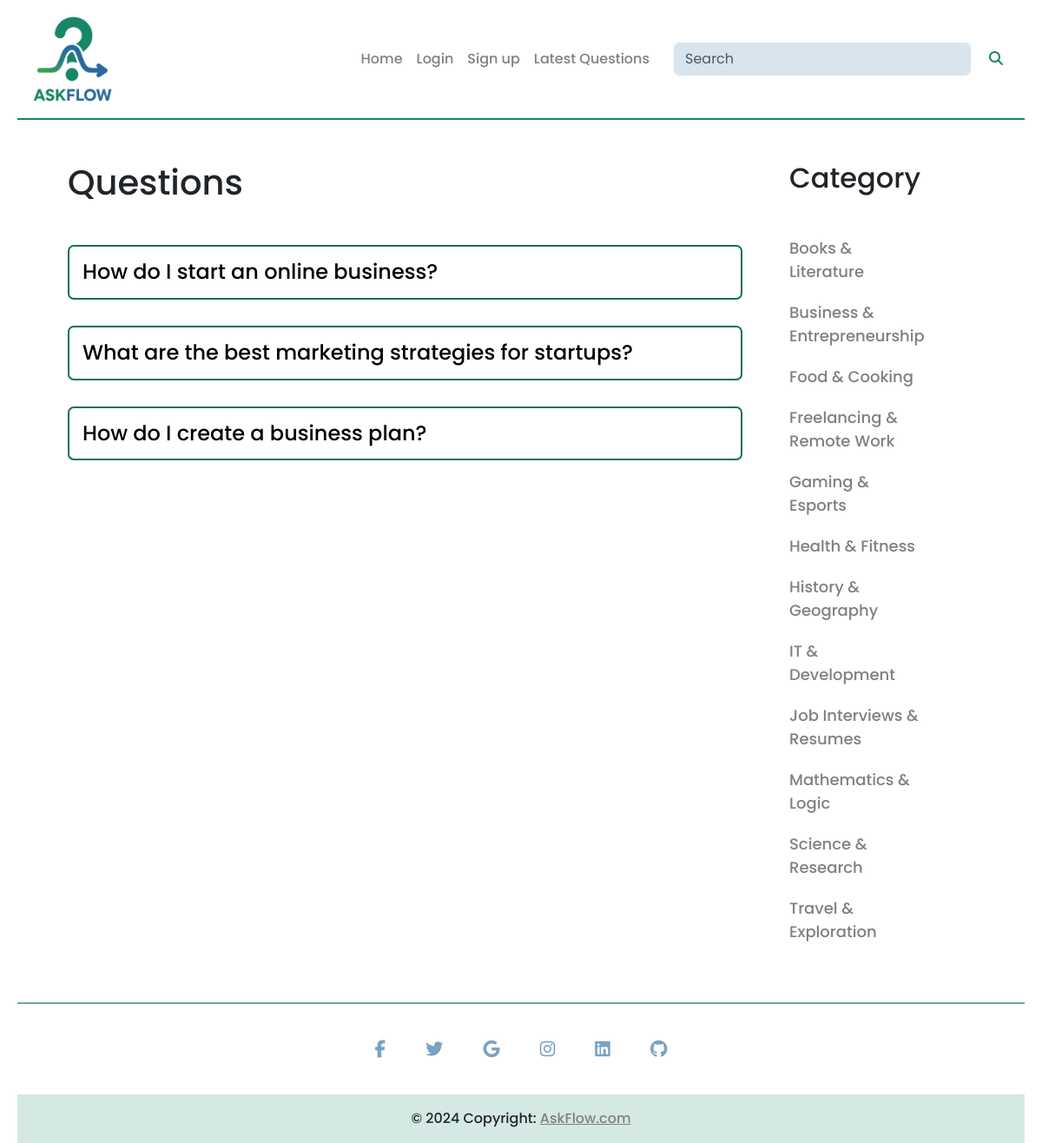
The page /?category-id=13 on the database its author committed.
### tables this page shows
CREATE TABLE `questions` (
  `id` int(11) NOT NULL,
  `title` varchar(100) NOT NULL,
  `description` varchar(300) NOT NULL,
  `category_id` int(100) NOT NULL,
  `user_id` int(100) NOT NULL
);

CREATE TABLE `categories` (
  `id` int(11) NOT NULL,
  `name` varchar(250) NOT NULL
);

### client/questions.php (the view, shortened to what this page needs)
<div class="questions mb-5 mt-5">
    <div class="row">
        <div class="col-md-9">
            <h1 class="mb-5">Questions</h1>
            <?php
            include "./server/config.php";
            $limit = isset($_GET['limit']) ? (int)$_GET['limit'] : 11;
            $baseQuery = "";
            $search = isset($_GET["search"]) ? mysqli_real_escape_string($con, $_GET["search"]) : "";
            if (isset($_GET["category-id"])) {
                $cid = (int) $_GET["category-id"];
                $baseQuery = "SELECT * FROM `questions` WHERE category_id = $cid";
            } else if (isset($_GET["user-id"])) {
                $uid = (int) $_GET["user-id"];
                $baseQuery = "SELECT * FROM `questions` WHERE user_id = $uid";
            } else if (isset($_GET["latest"])) {
                $baseQuery = "SELECT * FROM `questions` ORDER BY id DESC";
            } else if (isset($_GET["search"])) {
                $baseQuery = "SELECT * FROM `questions` WHERE `title` LIKE '%$search%'";
            } else {
                $baseQuery = "SELECT * FROM `questions`";
            }
            $finalQuery = $baseQuery . " LIMIT $limit";
            $result = mysqli_query($con, $finalQuery);
            if (mysqli_num_rows($result) === 0) {
                echo "<div class='no-questions'>
                        <h2>No Questions Yet</h2>
                        <p class='no-icon'>😕</p>
                        <p class='no-text'>Looks like nobody has asked anything in this category/search yet.</p>
                        <a href='index.php?ask=true' class='ask-btn'>Ask a Question →</a>
                    </div>";
            } else {
                foreach ($result as $row) {
                    $title = $row["title"];
                    $qid = $row["id"];
                    echo "<div><h4><a href='?question-id=$qid'>$title</a>";
                    echo "</h4></div>";
                }
            }
            ?>
        </div>
        <div class="col-md-2 category">
            <h2 class="mb-5">Category</h2>
            <?php
            $query = "SELECT * FROM `categories`";
            $categoryResult = mysqli_query($con, $query);
            foreach ($categoryResult as $row) {
                $category = $row["name"];
                $cid = $row["id"];
                echo "<a class='mb-2' href='?category-id=$cid'>$category</a>";
            }
            ?>
        </div>
    </div>
</div>

### public/style.css (style rules this page uses)
body { font-family: "Poppins", sans-serif !important; font-weight: 500 !important; font-style: normal !important; }
.questions { width: 90%; margin: auto; }
.questions a , .relquestion a { text-decoration: none; color: black; }
.questions h4, .relquestion h4 { margin: 30px 0; border: 2px solid #137057; padding: 15px; border-radius: 7px; display: flex; justify-content: space-between; }
.category { margin-left: 30px; }
.category a { margin-bottom: 20px !important; color: gray; font-size: large; display: block; }

### rows shown on the page
questions: title "How do I start an online business?"
questions: title "What are the best marketing strategies for startups?"
questions: title "How do I create a business plan?"
categories: name "Books & Literature"
categories: name "Business & Entrepreneurship"
categories: name "Food & Cooking"
categories: name "Freelancing & Remote Work"
categories: name "Gaming & Esports"
categories: name "Health & Fitness"
categories: name "History & Geography"
categories: name "IT & Development"
categories: name "Job Interviews & Resumes"
categories: name "Mathematics & Logic"
categories: name "Science & Research"
categories: name "Travel & Exploration"
